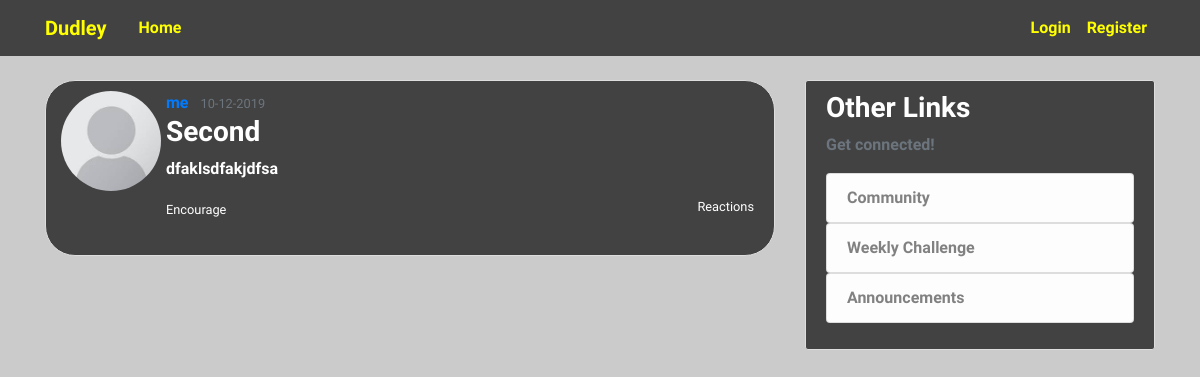
Screenshot of /post/2 with the database file from the repository.
### files/models.py (models this page shows, shortened)
class User(db.Model, UserMixin):
    id = db.Column(db.Integer, primary_key=True)
    username = db.Column(db.String(20), unique=True, nullable=False)
    email = db.Column(db.String(120), nullable=True, unique=True)
    image_file = db.Column(db.String(20), nullable=False, default='default.jpg')
    password = db.Column(db.String(60), nullable=False)
    posts = db.relationship('Post', backref='author', lazy=True)
    is_admin = db.Column(db.Boolean(), unique=False, default=False)

class Post(db.Model):
    id = db.Column(db.Integer, primary_key=True)
    title = db.Column(db.String(100), nullable=False)
    date_posted = db.Column(db.DateTime, nullable=False, default=datetime.utcnow)
    content = db.Column(db.Text, nullable=False)
    user_id = db.Column(db.Integer, db.ForeignKey('user.id'), nullable=False)

### files/posts/routes.py (the view)
@posts.route('/post/<int:post_id>')
def post(post_id):
    post = Post.query.get_or_404(post_id)
    return render_template('post.html', title=post.title, post=post)

### files/templates/post.html (shortened to what this page needs)
{% extends "layout.html" %}
{% block content %}
  <article class="media content-section round">
          <div class="picbut">
            <img class="rounded-circle article-img" src="{{ url_for('static', filename='profile_pics/' + post.author.image_file) }}">
          </div>
        <div class="media-body">
          <a class="mr-2" href="{{ url_for('users.user_posts', username=post.author.username)}}">{{ post.author.username }}</a>
          <small class="text-muted">{{ post.date_posted.strftime('%m-%d-%Y') }}</small>
          <h2 class="article-title">{{ post.title }}</h2>
          <p class="article-content">{{ post.content }}</p>
          <div class="article-metadata">
            <small class="encouragebutton">Encourage</small>
            <small class="viewcomments">Reactions</small>
            <br></br>
            </div>
        </div>
  </article>
{% endblock content %}

### files/static/landingpage.css (style rules this page uses)
html, body { font-size: 16px; height: 100%; margin: 0; }

### files/static/main.css (style rules this page uses)
body { background: #cbcbcb; color: white; margin-top: 5rem; font-family: 'Exo 2', sans-serif; font-weight: 600; }
h1, h2, h3, h4, h5, h6 { font-family: 'Exo 2', sans-serif; font-weight: 600; color: white; }
.content-section { background: #424242; padding: 10px 20px; border: 1px solid #dddddd; border-radius: 3px; margin-bottom: 20px; }
.article-title { font-size: 28px; color: white; }
.article-content { font-size: 16px; }
.article-img { height: 100px; width: 100px!important; transform: translateX(-5px); }
.encouragebutton { display: inline-block!important; }
.viewcomments { display: inline-block; float: right; }
.round { border-radius: 30px!important; }
.picbut { display: inline-grid; }

### rows the page displays
User: image_file (placeholder picture), author.username "me"
Post: date_posted "10-12-2019", title "Second", content "dfaklsdfakjdfsa"
